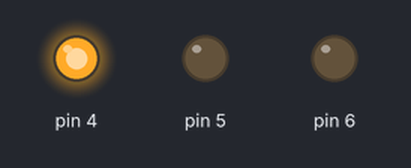
The sketch below on a simulated Arduino Uno, built with avr-gcc and run on an emulated ATmega328P. Shown: output pins drawn as LEDs (lit = HIGH).

Above: at 0.2 s.
At 1.0 s:
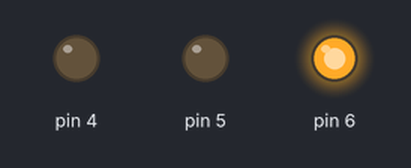
At 3.0 s:
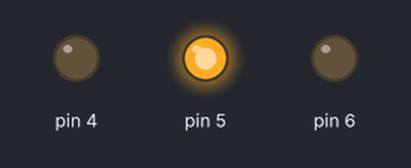
Timing chart, 0 to 3.7 s (numbered marks = the images above):
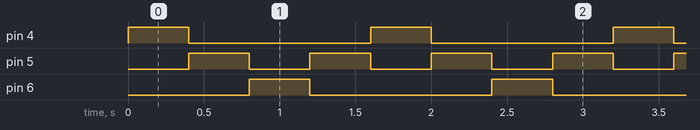

The sketch:

basic-kitt-car.ino
```cpp
void setup() {
  pinMode(4,OUTPUT);
  pinMode(5,OUTPUT);
  pinMode(6,OUTPUT);
}

void loop() {
  digitalWrite(4,HIGH);
  delay(400);
  digitalWrite(4,LOW);
  digitalWrite(5,HIGH);
  delay(400);
  digitalWrite(5,LOW);
  digitalWrite(6,HIGH);
  delay(400);
  digitalWrite(6,LOW);
  digitalWrite(5,HIGH);
  delay(400);
  digitalWrite(5,LOW);
  digitalWrite(4,HIGH);
}
```

Measured:
- by itself, pin 4, pin 6: alternates HIGH for 0.40 s and LOW for 1.2 s
- by itself, pin 5: alternates HIGH for 0.40 s and LOW for 0.40 s
- by itself, everything shown: repeats every 1.6 s, in 4 steps
